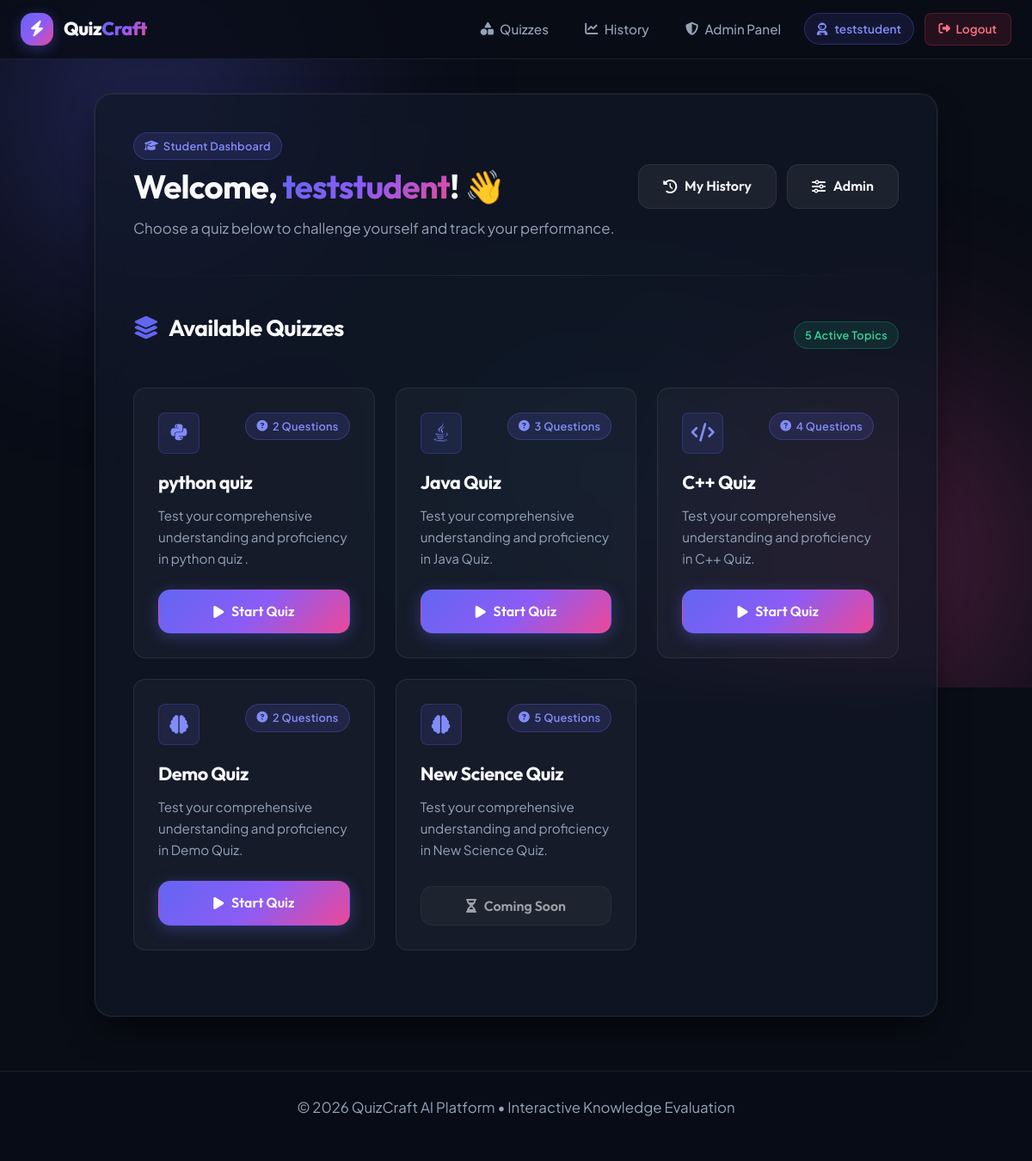
Screenshot of /home/ (signed in) with the database file from the repository.
### ai_quiz/models.py (models this page shows, shortened)
class Quiz(models.Model):
    name = models.CharField(max_length=100)
    number_of_questions = models.IntegerField()

### ai_quiz/views.py (the view)
# urls.py: path('home/', views.home, name='home'),
@login_required
def home(request):
    quizzes = Quiz.objects.all().order_by('id')
    return render(request, 'home.html', {'quizzes': quizzes})

### ai_quiz/templates/home.html (shortened to what this page needs)
{% extends 'base.html' %}
{% block content %}
<div style="display: flex; justify-content: space-between; align-items: center; flex-wrap: wrap; gap: 1.5rem; margin-bottom: 2rem;">
    <div>
        <div style="margin-bottom: 0.5rem;">
            <span class="badge badge-primary">
                <i class="fa-solid fa-graduation-cap"></i> Student Dashboard
            </span>
        </div>
        <h1>Welcome, <span style="background: var(--primary-gradient); -webkit-background-clip: text; background-clip: text; -webkit-text-fill-color: transparent;">{{ user.username }}</span>! 👋</h1>
        <p style="margin: 0; color: var(--text-muted);">Choose a quiz below to challenge yourself and track your performance.</p>
    </div>
    <div style="display: flex; gap: 0.75rem;">
        <a href="{% url 'history' %}" class="btn btn-secondary">
            <i class="fa-solid fa-clock-rotate-left"></i> My History
        </a>
        <a href="{% url 'admin_dashboard' %}" class="btn btn-secondary" title="Manage quizzes & questions">
            <i class="fa-solid fa-sliders"></i> Admin
        </a>
    </div>
</div>
<hr>
<div style="display: flex; justify-content: space-between; align-items: center; margin-bottom: 1.5rem;">
    <h2><i class="fa-solid fa-layer-group" style="color: var(--primary); margin-right: 0.5rem;"></i> Available Quizzes</h2>
    <span class="badge badge-success">{{ quizzes.count }} Active Topics</span>
</div>
<div class="card-grid">
    {% for quiz in quizzes %}
        <div class="card">
            <div>
                <div style="display: flex; justify-content: space-between; align-items: flex-start; margin-bottom: 1rem;">
                    <div class="card-icon" style="margin-bottom: 0;">
                        {% if 'python' in quiz.name|lower %}
                            <i class="fa-brands fa-python"></i>
                        {% elif 'java' in quiz.name|lower %}
                            <i class="fa-brands fa-java"></i>
                        {% elif 'c++' in quiz.name|lower or 'cpp' in quiz.name|lower %}
                            <i class="fa-solid fa-code"></i>
                        {% else %}
                            <i class="fa-solid fa-brain"></i>
                        {% endif %}
                    </div>
                    <span class="badge badge-primary">
                        <i class="fa-solid fa-circle-question"></i> {{ quiz.number_of_questions }} Questions
                    </span>
                </div>
                <h3 style="font-size: 1.35rem; margin-bottom: 0.5rem;">{{ quiz.name }}</h3>
                <p style="font-size: 0.95rem; color: var(--text-muted); margin-bottom: 1.5rem;">
                    Test your comprehensive understanding and proficiency in {{ quiz.name }}.
                </p>
            </div>
            <div>
                {% if quiz.question_set.count > 0 %}
                    <a href="{% url 'start_quiz' quiz.id %}" class="btn btn-primary" style="width: 100%;">
                        <i class="fa-solid fa-play"></i> Start Quiz
                    </a>
                {% else %}
                    <button class="btn btn-secondary" style="width: 100%; opacity: 0.6; cursor: not-allowed;" disabled title="Questions are being added">
                        <i class="fa-solid fa-hourglass-half"></i> Coming Soon
                    </button>
                {% endif %}
            </div>
        </div>
    {% endfor %}
</div>
{% endblock %}

### ai_quiz/templates/base.html (shortened to what this page needs)
{% load static %}
<!DOCTYPE html>
<html lang="en">
<head>
    <link rel="stylesheet" href="https://cdnjs.cloudflare.com/ajax/libs/font-awesome/6.5.1/css/all.min.css">
    <link rel="stylesheet" href="{% static 'style.css' %}?v=4">
</head>
<body>
    <div class="bg-ambient">
        <div class="ambient-orb orb-1"></div>
        <div class="ambient-orb orb-2"></div>
        <div class="ambient-orb orb-3"></div>
    </div>
    <header class="site-header">
        <nav class="navbar">
            <a href="{% if user.is_authenticated %}{% url 'home' %}{% else %}{% url 'landing' %}{% endif %}" class="brand">
                <div class="brand-icon">
                    <i class="fa-solid fa-bolt"></i>
                </div>
                <div class="brand-text">
                    Quiz<span>Craft</span>
                </div>
            </a>
            <div class="nav-menu">
                {% if user.is_authenticated %}
                    <a href="{% url 'home' %}" class="nav-link">
                        <i class="fa-solid fa-shapes"></i> Quizzes
                    </a>
                    <a href="{% url 'history' %}" class="nav-link">
                        <i class="fa-solid fa-chart-line"></i> History
                    </a>
                    <a href="{% url 'admin_dashboard' %}" class="nav-link">
                        <i class="fa-solid fa-shield-halved"></i> Admin Panel
                    </a>
                    <div class="user-badge">
                        <i class="fa-solid fa-user-astronaut"></i> {{ user.username }}
                    </div>
                    <a href="{% url 'logout' %}" class="btn-nav-logout" title="Log Out">
                        <i class="fa-solid fa-right-from-bracket"></i> Logout
                    </a>
                {% endif %}
            </div>
        </nav>
    </header>
    <main class="main-wrapper">
        <div class="container">
            {% block content %}
            {% endblock %}
        </div>
    </main>
    <footer class="site-footer">
        <p>&copy; 2026 QuizCraft AI Platform &bull; Interactive Knowledge Evaluation</p>
    </footer>
</body>
</html>

### rows the page displays
Quiz: number_of_questions "2", name "python quiz", shows "Start Quiz"
Quiz: number_of_questions "3", name "Java Quiz", shows "Start Quiz"
Quiz: number_of_questions "4", name "C++ Quiz", shows "Start Quiz"
Quiz: number_of_questions "2", name "Demo Quiz", shows "Start Quiz"
Quiz: number_of_questions "5", name "New Science Quiz", shows "Coming Soon"

### other values shown
{{ user.username }} "teststudent"
{{ quizzes.count }} "5"
